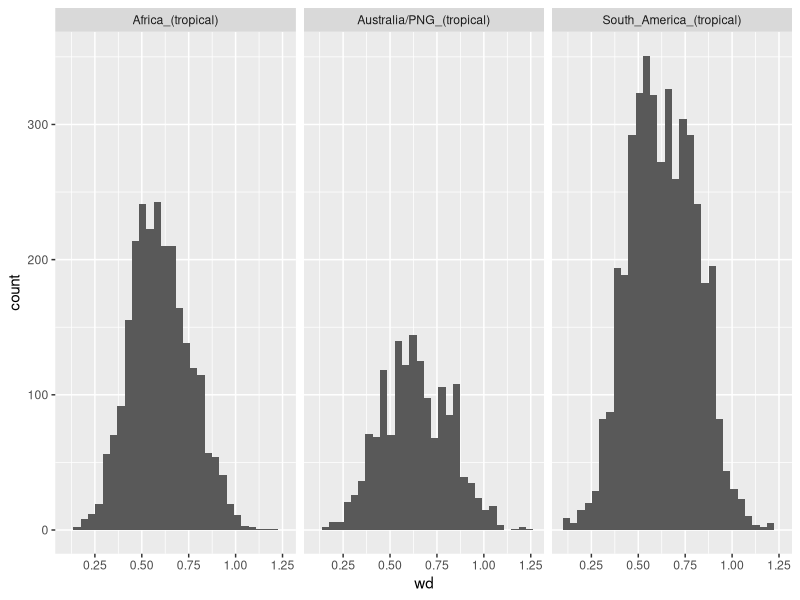
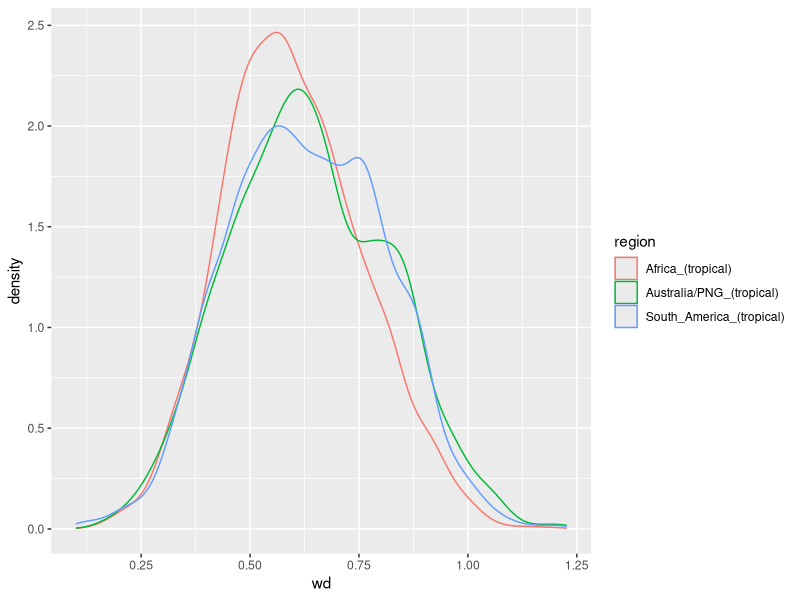
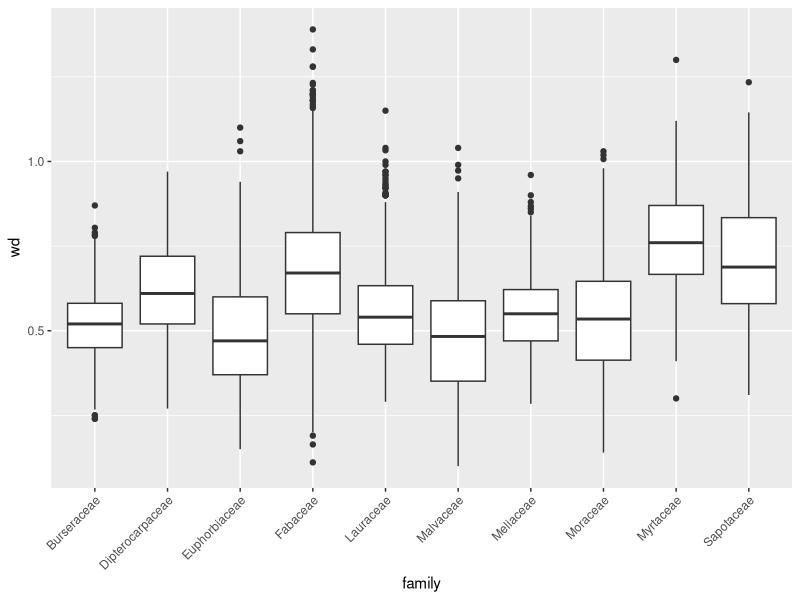
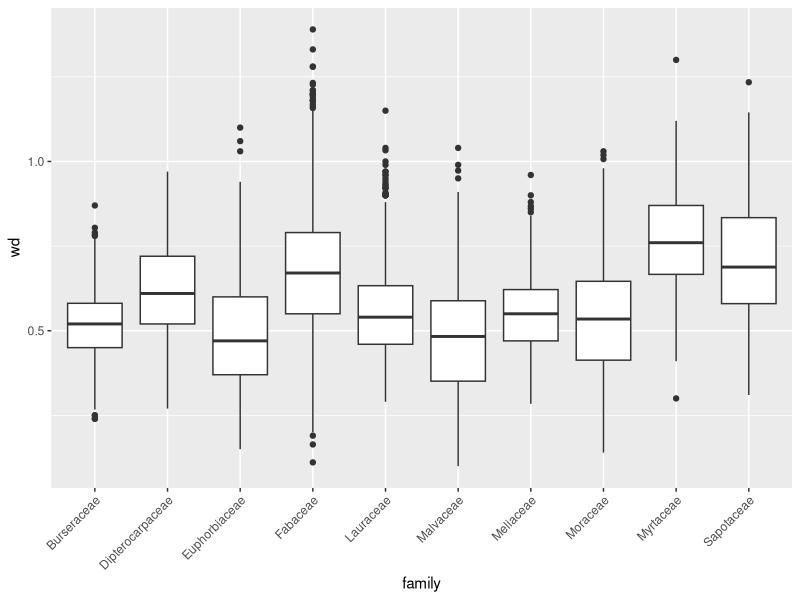
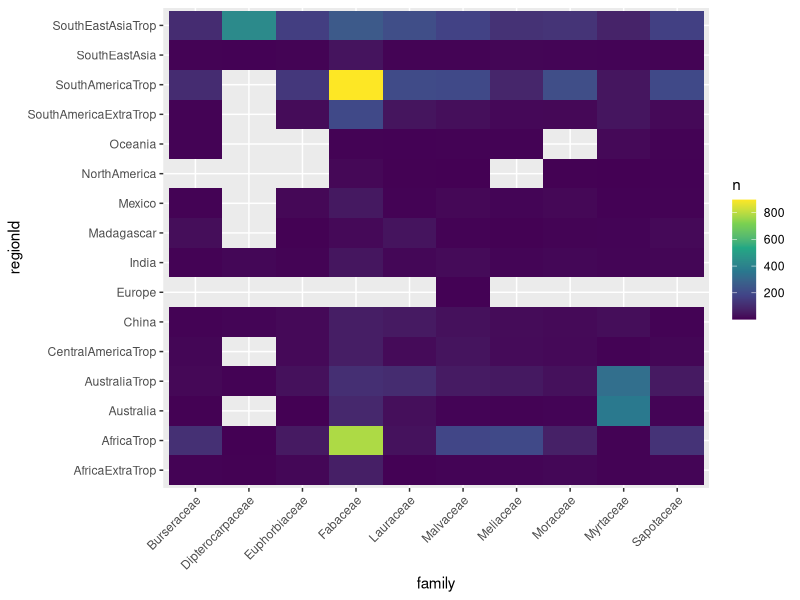
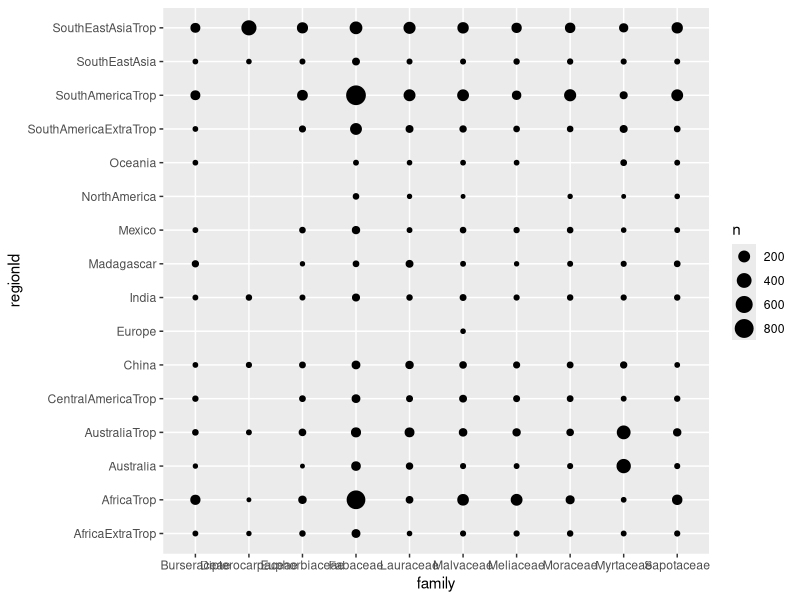
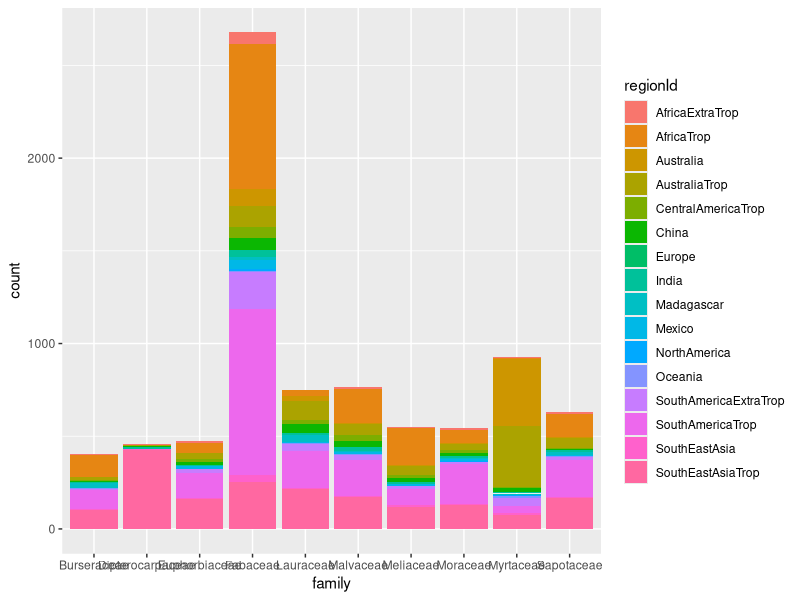
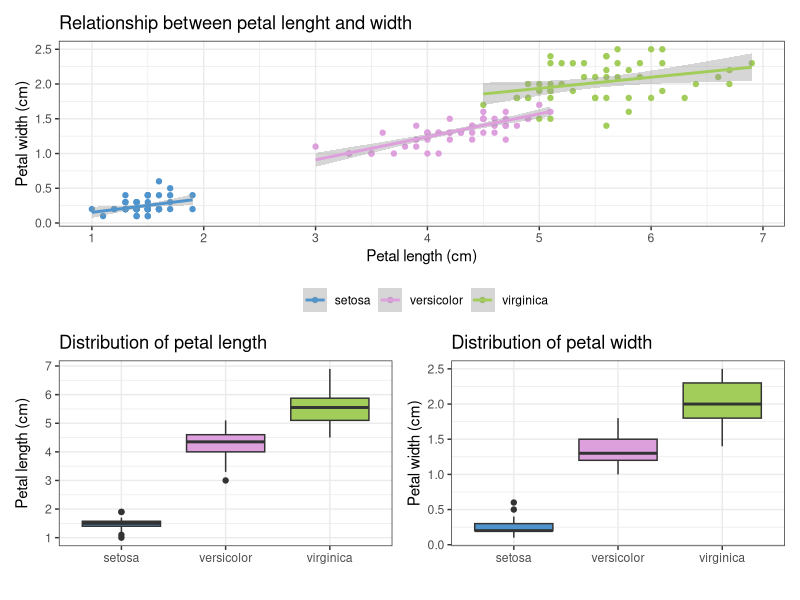

These figures' R source, in order:
## ---- chunk 1
#| message: false
library(tidyverse)
library(patchwork)
## ---- chunk 2
wdData <- read_csv("data/wdData.csv")
str(wdData)
## ---- chunk 3
wdData %>% 
  filter(region %in% c("South_America_(tropical)", 
                       "Australia/PNG_(tropical)", 
                       "Africa_(tropical)")) %>% 
  ggplot(aes(x = wd)) + 
  geom_histogram() + 
  facet_wrap(~ region)
## ---- chunk 4
wdData %>% 
  filter(region %in% c("South_America_(tropical)", 
                       "Australia/PNG_(tropical)", 
                       "Africa_(tropical)")) %>% 
  ggplot(aes(x = wd, color = region)) + 
  geom_density()
## ---- chunk 5
# do a boxplot because a density plot would be too much

abd_10 <- wdData %>% 
  count(family) %>% 
  arrange(desc(n)) %>% 
  slice_head(n = 10) 

wdData %>% 
  filter(family %in% abd_10$family) %>% 
  ggplot(aes(x = family, y = wd)) + 
  geom_boxplot() +
  theme(axis.text.x = element_text(angle = 45, hjust = 1))

## Alternative
abd_10 <- wdData %>% 
  count(family) %>% 
  arrange(desc(n)) %>% 
  slice_head(n = 10) %>% 
  pull(family)

wdData %>% 
  filter(family %in% abd_10) %>% 
  ggplot(aes(x = family, y = wd)) + 
  geom_boxplot() +
  theme(axis.text.x = element_text(angle = 45, hjust = 1))
## ---- chunk 6
# 1st possibility: heatmap
wdData %>% 
  filter(family %in% abd_10) %>% 
  count(family, regionId) %>% 
  ggplot(aes(x = family, y = regionId)) + 
  geom_tile(aes(fill = n)) +
  theme(axis.text.x = element_text(angle = 45, hjust = 1)) +
  scale_fill_viridis_c()
## ---- chunk 7
# 2nd possibility: bubble plot
wdData %>% 
  filter(family %in% abd_10) %>% 
  ggplot(aes(x = family, y = regionId)) + 
  geom_count()
## ---- chunk 8
# 3rd possibility: a stacked barplot
wdData %>% 
  filter(family %in% abd_10) %>% 
  ggplot(aes(x= family, fill = regionId)) + 
  geom_bar(position="stack") 
# but here difficult to find a palette with so many diverging colors
## ---- chunk 9
data(iris)
str(iris)
## ---- chunk 10
#| fig-width: 8
#| fig-height: 8
#| message: false

# 1st plot
p1 <- ggplot(iris, aes(x = Petal.Length, y=Petal.Width, 
                       color = Species)) + 
  geom_point() + 
  geom_smooth(method = lm) + 
  labs(x = "Petal length (cm)", # x axis label
       y = "Petal width (cm)",  # y axis label
       color = "",              # no title for the legend
       title = "Relationship between petal lenght and width") + # plot title
  scale_x_continuous(breaks = 1:8) + # change tick marks on x axis
  scale_y_continuous(breaks = seq(0, 2.5, by=0.5)) + # change tick marks on y axis
  scale_color_manual(values = c("setosa" = "steelblue3", # set the colours
                                "versicolor" = "plum",
                                "virginica" = "darkolivegreen3")) + 
  theme_bw() + # change the theme
  theme(legend.position = "bottom") # change the position of the legend

# 2nd plot
p2 <- ggplot(iris, aes(x = Species, y = Petal.Length, fill = Species)) +
  geom_boxplot() + 
  labs(x = "", # x axis label
       y = "Petal length (cm)", # y axis label
       title = "Distribution of petal length") + # plot title
  scale_y_continuous(breaks = 1:8) + # change tick marks on y axis
  scale_fill_manual(values = c("setosa" = "steelblue3", # set the colours
                                "versicolor" = "plum",
                                "virginica" = "darkolivegreen3")) + 
  theme_bw() + # change the theme
  theme(legend.position = "none") # remove the legend

# 3rd plot
p3 <- ggplot(iris, aes(x = Species, y = Petal.Width, fill = Species)) +
  geom_boxplot() + 
  labs(x = "", # x axis label
       y = "Petal width (cm)", # y axis label
       title = "Distribution of petal width") + # plot title
  scale_y_continuous(breaks = seq(0, 2.5, by=0.5)) + # change tick marks on y axis
  scale_fill_manual(values = c("setosa" = "steelblue3", # set the colours
                                "versicolor" = "plum",
                                "virginica" = "darkolivegreen3")) + 
  theme_bw() + # change the theme
  theme(legend.position = "none") # remove the legend

p1 /(p2 | p3) # assemble the plots with patchwork
